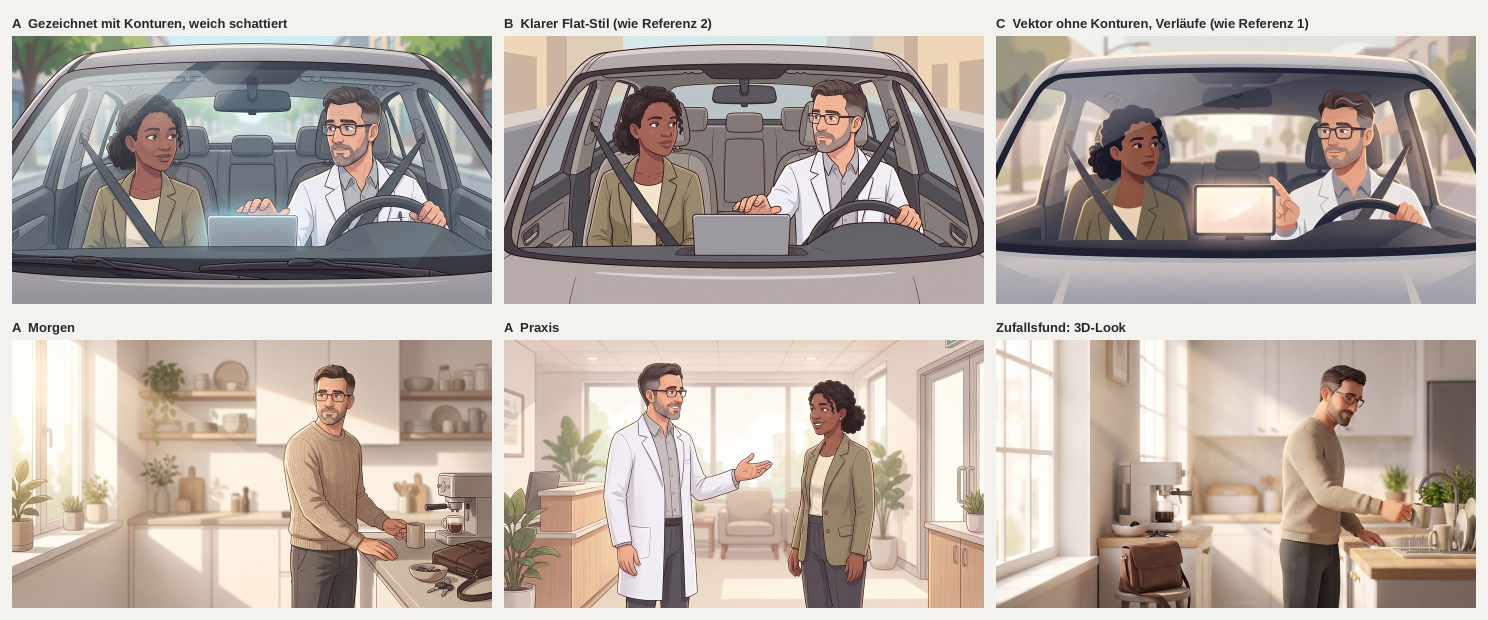
#> input picture ki-styleframes/00-uebersicht.jpg, 2976 x 1240 px (shown at 1/2 size)
$ python ki_align.py ../ki-styleframes/00-uebersicht.jpg ../ki-styleframes/10-styleframe-morgen.jpg out.png
#> lines starting #> are read from the running program, lines starting #| are printed output that depends on the picture
#!/usr/bin/env python3
"""Prüft, wie genau KI-Bildvarianten (Bearbeitungen) auf dem Ausgangsbild liegen.
Aufruf: python3 tools/ki_align.py basis.jpg variante.jpg [diff.png]
Gibt den Versatz (Phasenkorrelation) und die mittlere Abweichung aus;
optional eine Differenzkarte, die zeigt, wo sich das Bild verändert hat."""
import sys
import numpy as np
from PIL import Image


def load(p, size=None):
#> called with p = '../ki-styleframes/00-uebersicht.jpg'
    im = Image.open(p).convert("L")
    if size:
        im = im.resize(size, Image.LANCZOS)
    return np.asarray(im, dtype=np.float32)
#> call 2 of load, with size = (2976, 1240)
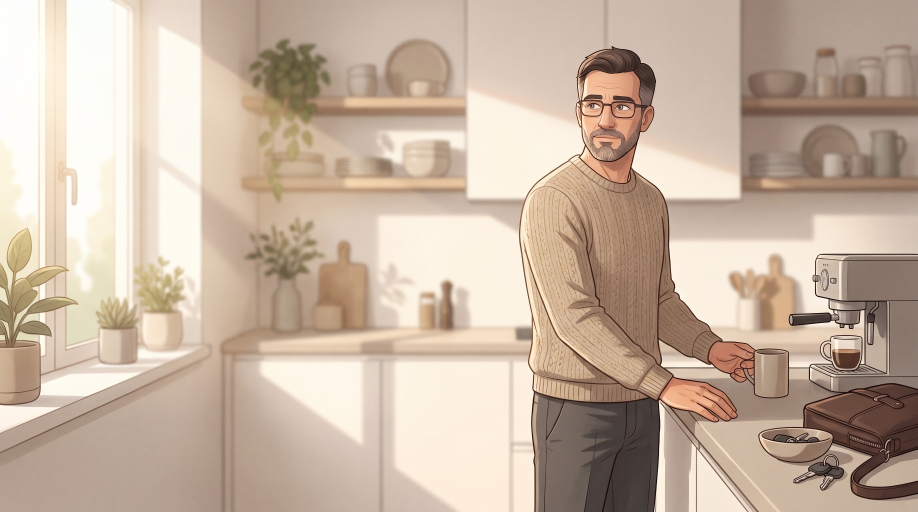
#> input picture ki-styleframes/10-styleframe-morgen.jpg, 2752 x 1536 px (shown at 1/3 size)
#> in load (call 2), `im = im.resize(size, Image.LANCZOS)`:
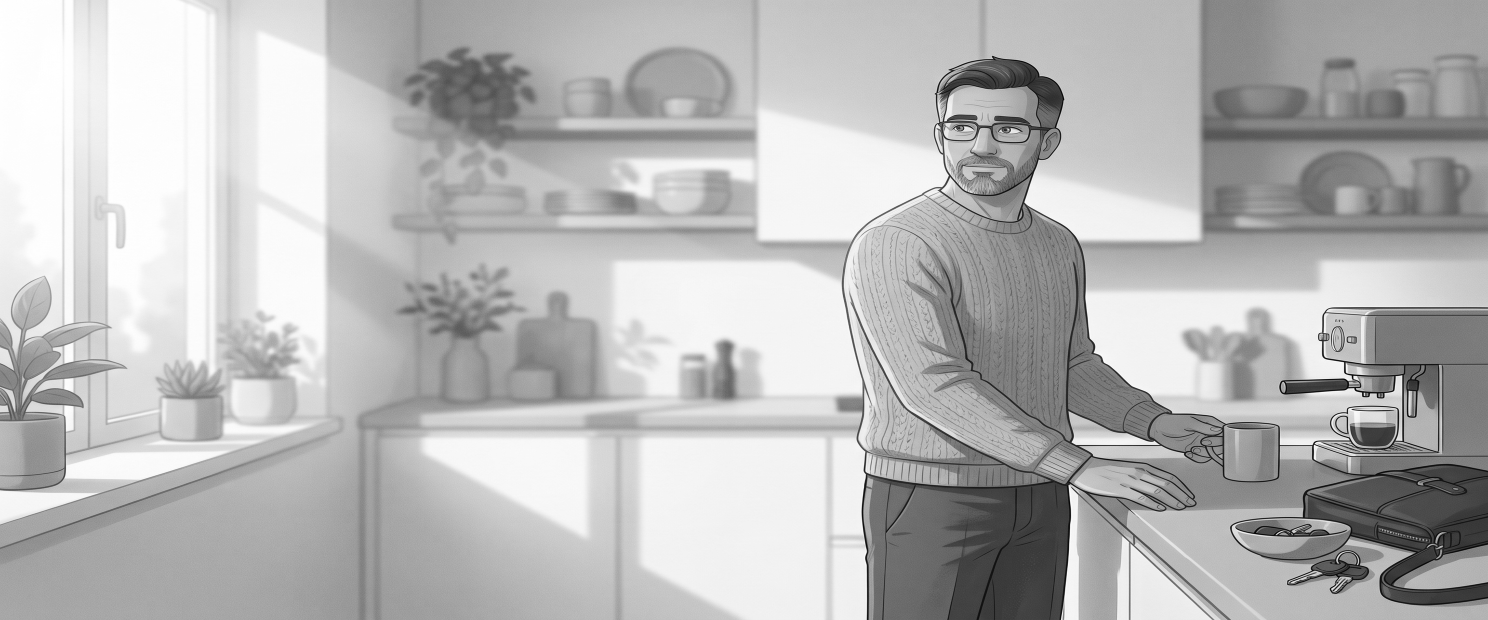
#> im: PIL image 2976x1240 L (shown at 1/2 size); min 0, max 255, mean 183.2


def shift(a, b):
    fa, fb = np.fft.fft2(a), np.fft.fft2(b)
    r = fa * np.conj(fb)
    r /= np.abs(r) + 1e-9
    c = np.abs(np.fft.ifft2(r))
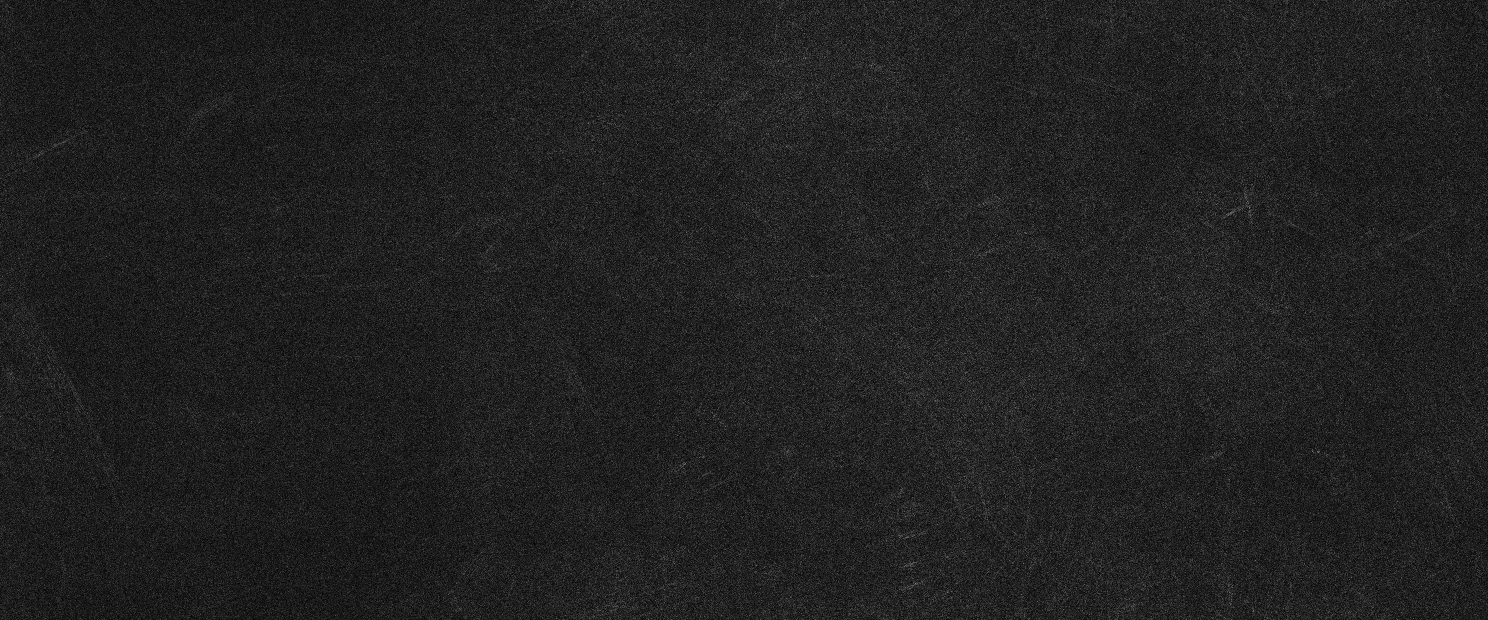
#> c: shape (1240, 2976) float64 (shown at 1/2 size); min 1.41e-10, max 0.00317, mean 0.000413; drawn with min black and max white
    y, x = np.unravel_index(np.argmax(c), c.shape)
#> y = 610; x = 2399
    h, w = a.shape
#> h = 1240; w = 2976
    return (x if x <= w // 2 else x - w), (y if y <= h // 2 else y - h)


def main():
    a = load(sys.argv[1])
    b = load(sys.argv[2], (a.shape[1], a.shape[0]))
    dx, dy = shift(a, b)
#> dx = -577; dy = 610
    d = np.abs(a - b)
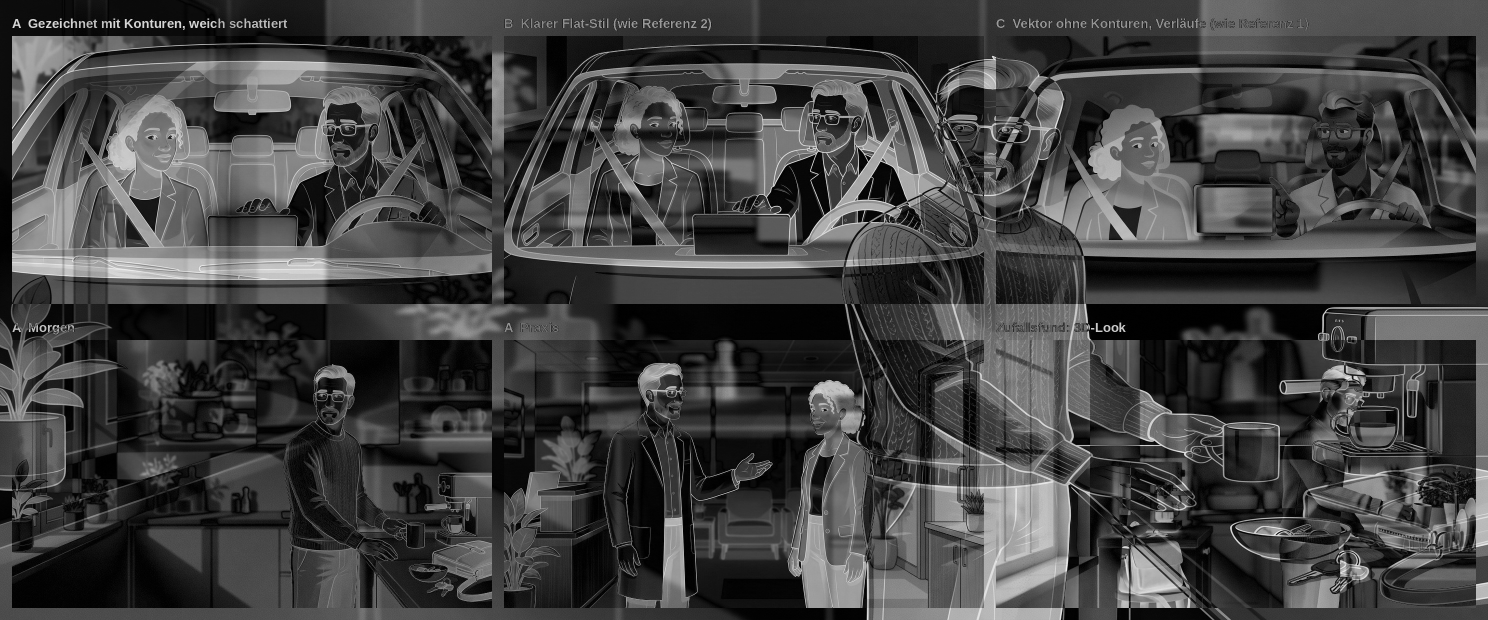
#> d: shape (1240, 2976) float32 (shown at 1/2 size); min 0, max 252, mean 65.2
    print(f"Versatz dx={dx} dy={dy} px, mittlere Abweichung {d.mean():.2f}, Anteil >24: {(d > 24).mean() * 100:.1f} %")
#| Versatz dx=-577 dy=610 px, mittlere Abweichung 65.23, Anteil >24: 75.1 %
    if len(sys.argv) > 3:
        Image.fromarray(np.clip(d * 4, 0, 255).astype(np.uint8)).save(sys.argv[3])
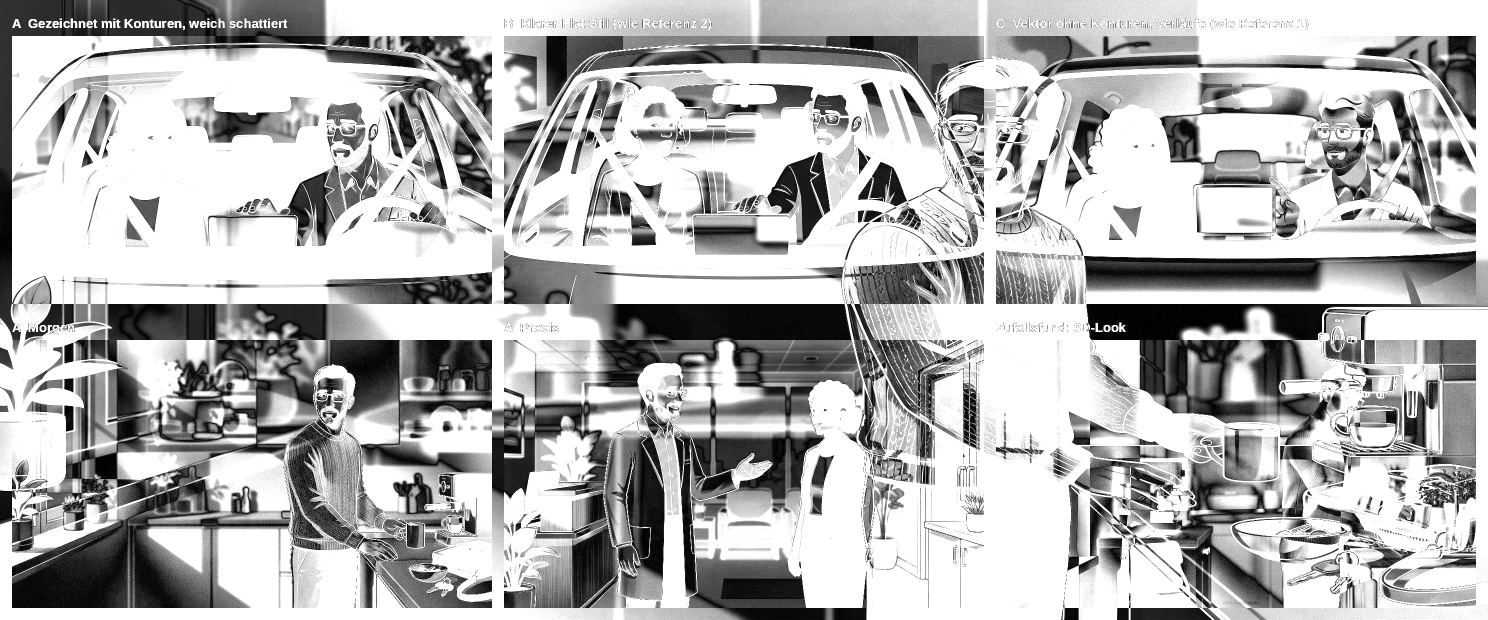
#> saved as out.png: PIL image 2976x1240 L (shown at 1/2 size); min 0, max 255, mean 178.4


if __name__ == "__main__":
    main()
